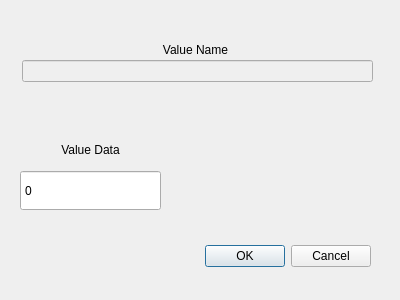
<?xml version="1.0" encoding="UTF-8"?>
<ui version="4.0">
 <class>EditDwordDialog</class>
 <widget class="QDialog" name="EditDwordDialog">
  <property name="geometry">
   <rect>
    <x>0</x>
    <y>0</y>
    <width>400</width>
    <height>300</height>
   </rect>
  </property>
  <property name="windowTitle">
   <string>Edit Dword Value</string>
  </property>
  <widget class="QDialogButtonBox" name="buttonBox">
   <property name="geometry">
    <rect>
     <x>30</x>
     <y>240</y>
     <width>341</width>
     <height>32</height>
    </rect>
   </property>
   <property name="orientation">
    <enum>Qt::Horizontal</enum>
   </property>
   <property name="standardButtons">
    <set>QDialogButtonBox::Cancel|QDialogButtonBox::Ok</set>
   </property>
  </widget>
  <widget class="QLineEdit" name="lineEdit">
   <property name="enabled">
    <bool>false</bool>
   </property>
   <property name="geometry">
    <rect>
     <x>22</x>
     <y>60</y>
     <width>351</width>
     <height>22</height>
    </rect>
   </property>
  </widget>
  <widget class="QLabel" name="label">
   <property name="geometry">
    <rect>
     <x>20</x>
     <y>40</y>
     <width>351</width>
     <height>20</height>
    </rect>
   </property>
   <property name="text">
    <string>Value Name</string>
   </property>
   <property name="alignment">
    <set>Qt::AlignCenter</set>
   </property>
  </widget>
  <widget class="QLabel" name="label_2">
   <property name="geometry">
    <rect>
     <x>20</x>
     <y>140</y>
     <width>141</width>
     <height>20</height>
    </rect>
   </property>
   <property name="text">
    <string>Value Data</string>
   </property>
   <property name="alignment">
    <set>Qt::AlignCenter</set>
   </property>
  </widget>
  <widget class="QSpinBox" name="spinBox">
   <property name="geometry">
    <rect>
     <x>20</x>
     <y>170</y>
     <width>141</width>
     <height>41</height>
    </rect>
   </property>
   <property name="buttonSymbols">
    <enum>QAbstractSpinBox::NoButtons</enum>
   </property>
  </widget>
 </widget>
 <resources/>
 <connections>
  <connection>
   <sender>buttonBox</sender>
   <signal>accepted()</signal>
   <receiver>EditDwordDialog</receiver>
   <slot>accept()</slot>
   <hints>
    <hint type="sourcelabel">
     <x>248</x>
     <y>254</y>
    </hint>
    <hint type="destinationlabel">
     <x>157</x>
     <y>274</y>
    </hint>
   </hints>
  </connection>
  <connection>
   <sender>buttonBox</sender>
   <signal>rejected()</signal>
   <receiver>EditDwordDialog</receiver>
   <slot>reject()</slot>
   <hints>
    <hint type="sourcelabel">
     <x>316</x>
     <y>260</y>
    </hint>
    <hint type="destinationlabel">
     <x>286</x>
     <y>274</y>
    </hint>
   </hints>
  </connection>
 </connections>
</ui>
